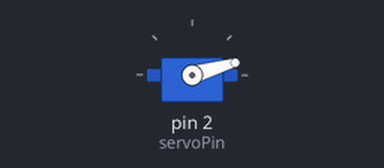
The sketch below on a simulated Arduino Uno, built with avr-gcc and run on an emulated ATmega328P. Shown: servo. Wiring (inferred from the names in the program): servo: signal pin 2. Servo pulses on a pin are drawn as a servo (544–2400 µs = 0–180°).

Above: at 0.05 s.
At 2.65 s:
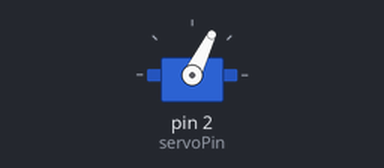
At 5.3 s:
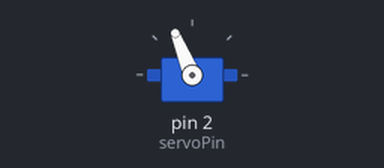
At 10.55 s:
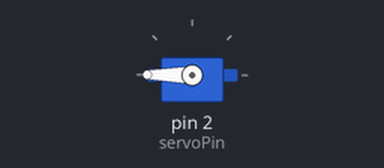
Timing chart, 0 to 13.7 s (numbered marks = the images above):
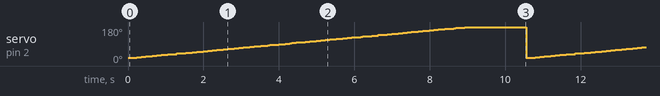

Measured:
- by itself, servo on pin 2 (servoPin): ramps from 16° to 180° and jumps back, once every 10.6 s

The sketch:

ServoArduR4.ino
```cpp
int servoPin = 2;  //Conectamos el servo al pin digital 9
int lapausa = 50;  // Declaramos una variable de tipo INTEGER para regular el movimiento del servo (tiempo original 20)

void setup()
{


 pinMode(servoPin, OUTPUT);     // Declaramos el pin digital 9 como salida
 digitalWrite(servoPin, LOW);   // Ponemos el pin digital 9 en LOW
}

void loop() {
for(int i = 0; i < 180; i++) // Iniciamos un bucle de 0 a 180 grados
{
  moverServo(servoPin, i);   // Movemos un poco el servomotor
  delay(lapausa);            // Hacemos un delay definido por la variable "lapausa"
}
}

// Funcion para simplificar la regla de tres (modificada para un servomotor Tower PRO SG90)
void moverServo(int pin, int angulo)    // Recogemos las variables PIN y ANGULO en cada llamada
{
   float pausa;                         // Declaramos la variable float para recoger los resultados de la regla de tres
   pausa = angulo*2000.0/180.0 + 700;   // Calculamos el ancho del pulso aplicando la regla de tres
   digitalWrite(pin, HIGH);             // Ponemos el pin en HIGH
   delayMicroseconds(pausa);            // Esperamos con el pin en HIGH durante el resultado de la regla de tres
   digitalWrite(pin, LOW);              // Y ponemos de nuevo el pin en LOW
   delayMicroseconds(25000-pausa);      // Completamos el ciclo de y empezamos uno nuevo para crear asi el tren de pulsos
}
```
